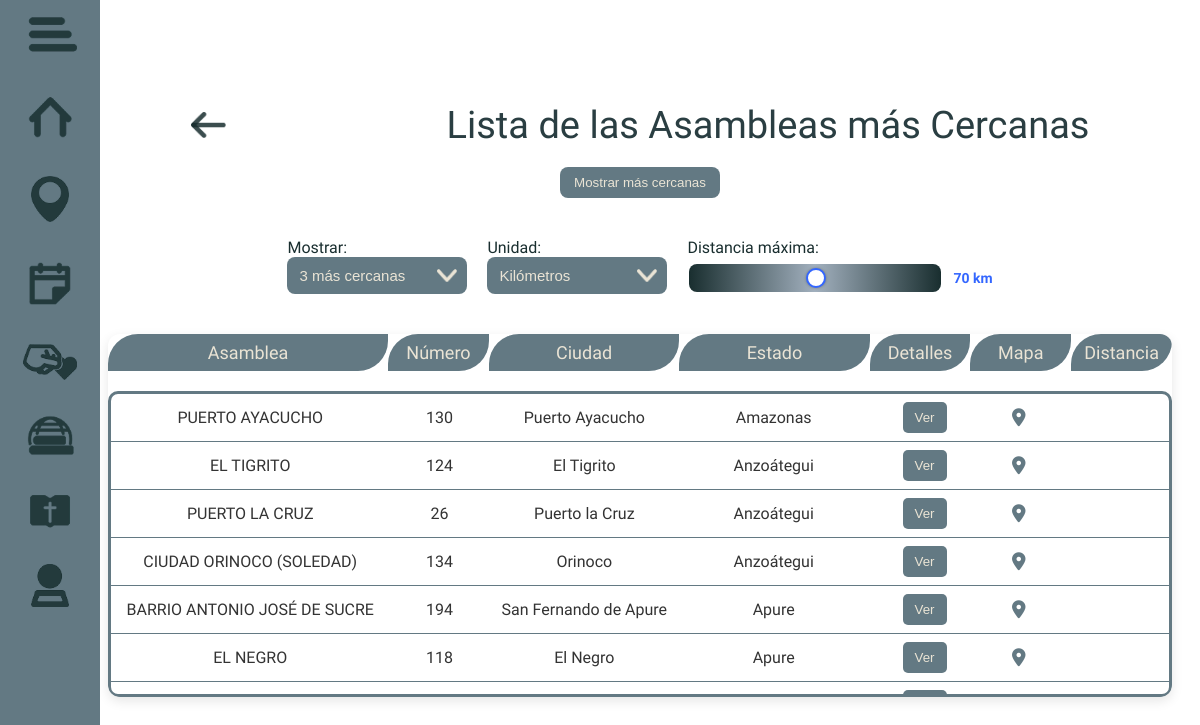
The page /Menu/Ubicaciones/Cercanas/index.php on the database its author committed.
### tables this page shows
CREATE TABLE `iglesias` (
  `id` int(11) NOT NULL,
  `asamblea` varchar(255) NOT NULL,
  `numero` varchar(100) NOT NULL,
  `ciudad` varchar(100) NOT NULL,
  `estado` varchar(100) NOT NULL,
  `direccion` text NOT NULL,
  `domingo` varchar(100) DEFAULT NULL,
  `lunes` varchar(100) DEFAULT NULL,
  `martes` varchar(100) DEFAULT NULL,
  `miercoles` varchar(100) DEFAULT NULL,
  `jueves` varchar(100) DEFAULT NULL,
  `viernes` varchar(100) DEFAULT NULL,
  `sabado` varchar(100) DEFAULT NULL,
  `obras` text DEFAULT NULL,
  `GoogleMaps` varchar(255) NOT NULL,
  `coordenadas` varchar(150) DEFAULT NULL,
  `Fehca_Fundacion` varchar(255) NOT NULL
);

### Menu/Ubicaciones/Cercanas/index.php (the view, shortened to what this page needs)
<?php
$conn = new mysqli("sql204.infinityfree.com", "if0_39714112", "MWgk9nZD6H0RIl", "if0_39714112_directorio_asambleas");
$conn->set_charset("utf8");
$abreviaturasEstados = [
    'Amazonas' => 'Amaz',
    'Anzoátegui' => 'Anzo',
    'Apure' => 'Apur',
    'Aragua' => 'Arag',
    'Barinas' => 'Bari',
    'Bolívar' => 'Bolí',
    'Carabobo' => 'Cara',
    'Cojedes' => 'Coje',
    'Delta Amacuro' => 'DA',
    'Distrito Capital' => 'DC',
    'Falcón' => 'Falc',
    'Guárico' => 'Guár',
    'Lara' => 'Lara',
    'Mérida' => 'Méri',
    'Miranda' => 'Mira',
    'Monagas' => 'Mona',
    'Nueva Esparta' => 'NE',
    'Portuguesa' => 'Port',
    'Sucre' => 'Sucr',
    'Táchira' => 'Tách',
    'Trujillo' => 'Truj',
    'La Guaira' => 'Guai',
    'Yaracuy' => 'Yara',
    'Zulia' => 'Zuli',
    'Frontera Colombia' => 'Colom'
];
$sql = "SELECT id, asamblea, numero, ciudad, estado, direccion, domingo, lunes, martes, miercoles, jueves, viernes, sabado, obras, GoogleMaps, coordenadas, Fehca_Fundacion FROM iglesias";
$result = $conn->query($sql);
$iglesias = [];
if ($result && $result->num_rows > 0) {
    while ($row = $result->fetch_assoc()) {
        $row['abreviatura'] = $abreviaturasEstados[$row['estado']] ?? '';
        $iglesias[] = $row;
    }
}
?>
<!DOCTYPE html>
<html lang="es">
<head>
    <link rel="stylesheet" href="Cercanas.css" />
    <link rel="stylesheet" href="https://cdnjs.cloudflare.com/ajax/libs/font-awesome/6.4.0/css/all.min.css" />
</head>
<body>
    <nav class="menu-nav">
        <button class="icon-btn btn-menu" onclick="toggleSidebarMenu()" title="Menú">
            <img src="iconos/Menu.png" alt="Menú">
        </button>
        <button class="icon-btn solo-pc" onclick="location.href='https://pwagacandsv.rf.gd/Menu/index.php'" title="Inicio">
            <img src="iconos/Inicio.png" alt="Inicio">
        </button>
        <button class="icon-btn solo-pc" onclick="location.href='https://pwagacandsv.rf.gd/Menu/Submenu.php'" title="Ubicación">
            <img src="iconos/ubicaciones.png" alt="Ubicación">
        </button>
        <button class="icon-btn solo-pc" onclick="location.href='https://pwagacandsv.rf.gd/Menu/Eventos/index.php'" title="Eventos">
            <img src="iconos/eventos.png" alt="Eventos">
        </button>
        <?php if ($_SESSION["rol"] !== "invitado") : ?>
            <button class="icon-btn solo-pc" onclick="location.href='https://pwagacandsv.rf.gd/Menu/Donaciones/index.php'" title="Donaciones">
                <img src="iconos/donation.png" alt="Donaciones">
            </button>
        <?php endif; ?>
        <button class="icon-btn solo-pc" onclick="location.href='https://pwagacandsv.rf.gd/Menu/Material/index.php'" title="Material Literario">
            <img src="iconos/material.png" alt="Material Literario">
        </button>
        <button class="icon-btn solo-pc" onclick="location.href='https://pwagacandsv.rf.gd/Menu/LiteraturaBiblica/index.php'" title="Biblia">
            <img src="iconos/Biblia.png" alt="Estudio Bíblico">
        </button>
        <button class="icon-btn btn-sesion" onclick="location.href='https://pwagacandsv.rf.gd/Menu/logout.php'" title="Cerrar Sesión">
            <img src="iconos/Sesion.png" alt="Cerrar Sesión">
        </button>
    </nav>
<main class="content">
    <header>
        <button onclick="location.href='https://pwagacandsv.rf.gd/Menu/Submenu.php'" class="return-button" title="Volver"></button>
        <h1>Lista de las Asambleas más Cercanas</h1>
    </header>
    <button onclick="usarUbicacion()">Mostrar más cercanas</button>
    <div class="filtros" id="filtrosContenedor">
        <div class="filtro-item">
            <label for="cantidadCercanas">Mostrar:</label>
            <select id="cantidadCercanas">
                <option value="3">3 más cercanas</option>
            </select>
        </div>
        <div class="filtro-item">
            <label for="unidad">Unidad:</label>
            <select id="unidad">
                <option value="km">Kilómetros</option>
            </select>
        </div>
        <div class="filtro-item filtro-slider">
            <label for="rangoDistancia">Distancia máxima:</label>
            <div class="slider-contenedor">
                <input type="range" id="rangoDistancia" min="1" max="120" value="70"
                    oninput="document.getElementById('distanciaValor').textContent = this.value" />
                <span><span id="distanciaValor">70</span> <span id="unidadTexto">km</span></span>
            </div>
        </div>
    </div>
    <div class="tabla-contenedor">
        <table class="tabla-cabecera">
            <thead>
                <tr>
                    <th class="col1">Asamblea</th>
                    <th class="col2 tlf-no ocultar-movil">Número</th>
                    <th class="col3 tlf-no ocultar-movil">Ciudad</th>
                    <th class="col4">Estado</th>
                    <th class="col5">Detalles</th>
                    <th class="col5">Mapa</th>
                    <th class="col5">Distancia</th>
                </tr>
            </thead>
        </table>
        <div class="tabla-scroll">
            <table class="tabla-cuerpo">
                <tbody id="tabla-body">
                    <?php foreach ($iglesias as $row): ?>
                        <tr data-coordenadas="<?= htmlspecialchars($row['coordenadas']) ?>">
                            <td class="col1"><?= htmlspecialchars($row['asamblea']) ?></td>
                            <td class="col2 tlf-no ocultar-movil"><?= htmlspecialchars($row['numero']) ?></td>
                            <td class="col3 tlf-no ocultar-movil"><?= htmlspecialchars($row['ciudad']) ?></td>
                            <td class="col4">
                                <span class="estado-completo"><?= htmlspecialchars($row['estado']) ?></span>
                            </td>
                            <td class="col5">
                                <button class="btn-detalles"
                                    onclick='mostrarDetalles(<?= json_encode($row, JSON_UNESCAPED_UNICODE) ?>)'>Ver</button>
                            </td>
                            <td class="col5">
                                <a class="btn-mapa"
                                    href="#"
                                    data-url="<?= htmlspecialchars($row['GoogleMaps']) ?>"
                                    title="Ver en Google Maps">
                                    <i class="fas fa-map-marker-alt"></i>
                                </a>
                            </td>
                            <td class="col5 distancia-celda"></td>
                        </tr>
                    <?php endforeach; ?>
                </tbody>
            </table>
        </div>
    </div>
</main>
</body>
</html>

### Menu/Ubicaciones/Cercanas/Cercanas.css (style rules this page uses)
body { font-family: 'Sansation', sans-serif; display: flex; justify-content: center; align-items: center; height: 100vh; margin: 0; }
body::after { content: ""; position: absolute; top: 0; left: 0; width: 100%; height: 100%; background-image: url('iconos/Fonfo_Mapa_Color.png'); background-size: cover; background-repeat: no-repeat; background-position: top; opacity: 0.7; z-index: -1; justify-content: center; align-items: center; font-family: 'Sansation', sans-serif; display: flex; margin: 0; justify-content: center; align-items: center; }
body, html { margin: 0; padding: 0; font-family: 'Sansation', sans-serif; }
.content { margin-left: 80px; padding: 0px; }
header { margin: 20px 0; padding: 0px 0px; border-radius: 12px; color: #192E2F; font-family: 'Rakkas', cursive; display: flex; align-items: center; justify-content: space-between; }
header h1 { font-family: 'Oleo Script', cursive; font-weight: normal; font-size: 38px; color: #2a3e42; display: flex; flex-direction: column; align-items: center; margin: 0 auto; box-sizing: border-box; border-radius: 8px; }
header .return-button { width: 35px; height: 35px; background-image: url('iconos/Retorno.png'); background-size: contain; background-repeat: no-repeat; background-position: center; border: none; cursor: pointer; z-index: 1003; background-color: transparent; border: none; padding: 5px 5px; font-size: 16px; font-family: 'Oleo Script', sans-serif; cursor: pointer; border-radius: 12px; transition: all 0.3s ease; }
.filtros { display: flex; flex-wrap: wrap; gap: 20px; justify-content: center; padding: 20px; border-radius: 12px; margin: 20px auto; width: 90%; background-color: transparent; }
.filtro-item { display: flex; flex-direction: column; align-items: flex-start; font-family: 'Sansation', sans-serif; color: #192E2F; min-width: 180px; }
.filtro-item select, .filtro-item input[type="range"] { width: 100%; padding: 10px 40px 10px 12px; border: none; border-radius: 8px; background-color: #637983; color: #EAE4D5; font-size: 15px; background-image: url('iconos/Barrita.png'); background-repeat: no-repeat; background-position: right 10px center; background-size: 20px; appearance: none; outline: none; }
.slider-contenedor { display: flex; align-items: center; gap: 10px; width: 100%; margin-top: 5px; }
.slider-contenedor input[type=range] { -webkit-appearance: none; width: 200px; height: 8px; background: linear-gradient(90deg, #192E2F, #A2B0BE, #192E2F); border-radius: 8px; outline: none; transition: background 0.3s; }
.slider-contenedor span { font-weight: bold; color: #3366ff; font-size: 14px; }
button { background: #637983; color: #EAE4D5; padding: 8px 14px; border-radius: 8px; border: none; cursor: pointer; display: flex; flex-direction: column; align-items: center; margin: 0 auto; box-sizing: border-box; border-radius: 8px; }
table { border-collapse: collapse; table-layout: fixed; width: 100%; }
th, td { text-align: center; padding: 8px 6px; }
.col1 { width: 30%; }
.col2 { width: 10%; }
.col3 { width: 20%; }
.col4 { width: 20%; }
.col5 { width: 10%; }
.tabla-contenedor { width: 95%; margin: 20px auto; border-radius: 12px; overflow: hidden; box-shadow: 0 4px 12px rgba(0, 0, 0, 0.1); }
.tabla-cabecera th { background: linear-gradient(to right, #637983, #637983); color: #EAE4D5; font-size: 18px; font-family: 'Sansation', sans-serif; border-radius: 30px 0 30px 0; font-weight: normal; }
.tabla-scroll { max-height: 300px; overflow-y: scroll; scrollbar-width: none; -ms-overflow-style: none; margin-top: 20px; border-radius: 10px; border: 3px solid #637983; }
.tabla-cuerpo td { background: transparent; font-family: 'Sansation', sans-serif; font-size: 16px; color: #333; border-bottom: 1px solid #637983; }
.btn-detalles { margin-right: 16px; }
.btn-detalles { background: #637983; color: #EAE4D5; padding: 8px 12px; border: none; cursor: pointer; border-radius: 5px; transition: background 0.3s; }
.btn-mapa i { font-size: 18px; color: #637983; transition: transform 0.2s ease; }
.estado-completo { display: inline; }
.menu-nav { position: fixed; top: 0; left: 0; width: 100px; height: 100vh; display: flex; flex-direction: column; align-items: center; justify-content: start; padding-top: 0px; z-index: 1001; background-color: #637983; }
.icon-btn { background: none; border: none; margin: 5px 0; cursor: pointer; padding: 5px; width: 100%; transition: background 0.3s; }
.icon-btn img { width: auto; height: 70%; }

### Menu/Ubicaciones/Cercanas/index.php (style rules this page uses)
.estado-completo { display: inline; }

### rows shown on the page
iglesias: asamblea "PUERTO AYACUCHO", numero "130", ciudad "Puerto Ayacucho", estado "Amazonas"
iglesias: asamblea "EL TIGRITO", numero "124", ciudad "El Tigrito", estado "Anzoátegui"
iglesias: asamblea "PUERTO LA CRUZ", numero "26", ciudad "Puerto la Cruz", estado "Anzoátegui"
iglesias: asamblea "CIUDAD ORINOCO (SOLEDAD)", numero "134", ciudad "Orinoco", estado "Anzoátegui"
iglesias: asamblea "BARRIO ANTONIO JOSÉ DE SUCRE", numero "194", ciudad "San Fernando de Apure", estado "Apure"
iglesias: asamblea "EL NEGRO", numero "118", ciudad "El Negro", estado "Apure"
